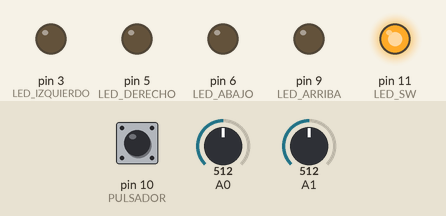
This sketch was run on a simulated Arduino Uno, built with avr-gcc and run on an emulated ATmega328P. Shown: output pins drawn as LEDs (lit = HIGH). Inputs (shaded band) come from the test bench; at power-on: A0 = 512, A1 = 512, pin 10 (PULSADOR) LOW.

Above: at 1.2 s.
1.3 s: A0 set to 530
At 1.6 s:
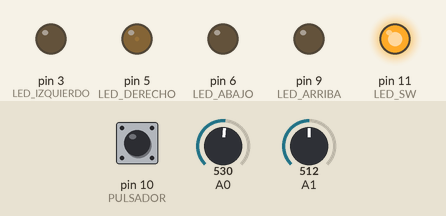
2.8 s: A1 set to 530
At 3.9 s:
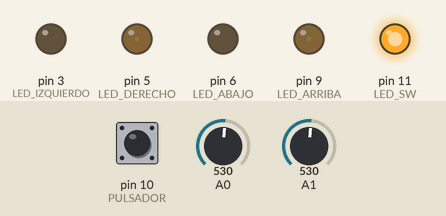
4.3 s: pin 10 (PULSADOR) pulled HIGH for 0.15 s
At 4.37 s:
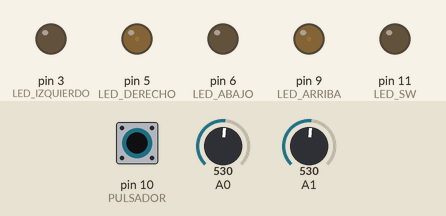
5.9 s: A0 set to 511
At 6.3 s:
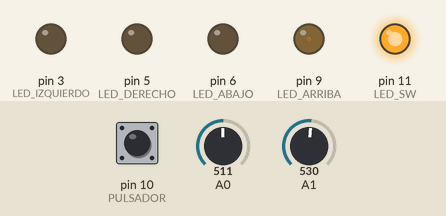
7.4 s: A1 set to 470
At 8.6 s:
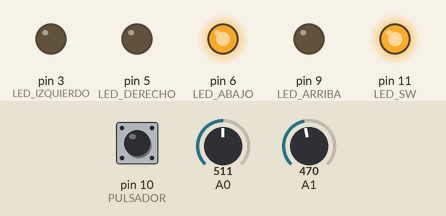
8.9 s: pin 10 (PULSADOR) pulled HIGH for 1 s
At 9.7 s:
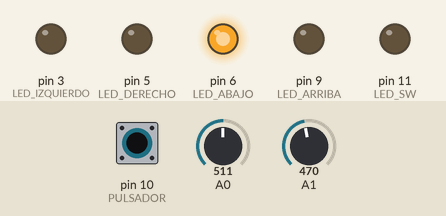
Timing chart, 0 to 11.9 s (numbered marks = the images above; inputs shaded):
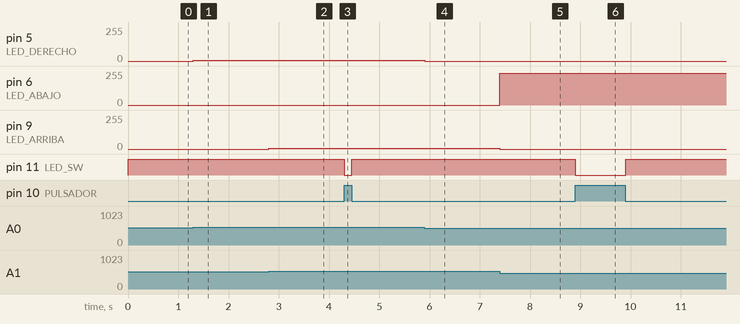

Measured:
- after the input at 1.3 s, pin 5 (LED_DERECHO): 0/255 → 6/255 at once
- after the input at 2.8 s, pin 9 (LED_ARRIBA): 0/255 → 5/255 at once
- after the input at 4.3 s, pin 11 (LED_SW): HIGH → LOW at once, → HIGH 0.15 s later
- after the input at 5.9 s, pin 5 (LED_DERECHO): 6/255 → 0/255 at once
- after the input at 7.4 s, pin 6 (LED_ABAJO): 0/255 → 240/255 at once; pin 9 (LED_ARRIBA): 5/255 → 0/255 at once
- after the input at 8.9 s, pin 11 (LED_SW): HIGH → LOW at once, → HIGH 1.0 s later

The sketch:

Joystick_y_leds.ino
```cpp
int X;    //Se declara la variable del eje x en un pin analogico
int Y;      //Se declara la vairable del eje y
int LED_IZQUIERDO = 3;  //Se declaran los LEDS
int LED_DERECHO =  5;
int LED_ABAJO = 6;
int LED_ARRIBA = 9;
int PULSADOR = 10;    //Se declara el pulsador del joystick
int LED_SW = 11;    //Se declara el led del pulsador
int SW;    //Se declara la variable del puslador
void setup() {
 pinMode(LED_IZQUIERDO, OUTPUT);    //Se declaran todos los leds como salidas
 pinMode(LED_DERECHO, OUTPUT);
 pinMode(LED_ABAJO, OUTPUT);
 pinMode(LED_ARRIBA, OUTPUT);
 pinMode(LED_SW, OUTPUT);
 pinMode(PULSADOR, INPUT);    //Se declara a el pulsador como entrada
}

void loop() {
  X = analogRead(A0);   //Se declara el pin analogico del eje x
  Y = analogRead(A1);    //Se declara el pin analogico del eje y
  SW = digitalRead(PULSADOR);   //Se declara el pulsador
  if ( X >=0 && X < 480){   //Se consulta si la posición esta en ese rango de datos
    analogWrite(LED_IZQUIERDO, map(X, 0, 480, 255, 0));   //Se convierten los datos del joystick al brillo del led
  }else{
    analogWrite(LED_IZQUIERDO,0);       //Si no comprende en estos rangos,se apaga
  }
  if ( X >520 && X < 1023){  //Se consulta si esta entre el rango 520 a 1023
    analogWrite(LED_DERECHO, map(X, 1023, 520, 255, 0));    //Se crean los parametros
  }else{
    analogWrite(LED_DERECHO,0);//Se apaga si no esta entre estos rangos
  }
  if ( Y >=0 && Y < 480){ //Se consulta si en el eje y esta de 0 a 480
    analogWrite(LED_ABAJO, map(X, 0, 480, 255, 0));   //Se crean los parametros de conversion
  }else{
    analogWrite(LED_ABAJO,0);   //Se apaga si no esta entre este rango
  }
  if ( Y >520 && Y < 1023){   //Se consulta si está entre estos rangos
    analogWrite(LED_ARRIBA, map(Y, 520, 1023, 0,255));    //Se crean los parametros de conversión
  }else{
    analogWrite(LED_ARRIBA,0);    //Se apaga si no esta entre esos rangos
  }
 digitalWrite(LED_SW, !SW); //Se escribe en el led lo contrario de lo que diga en la pulsación, por lo que, siempre esta encendida, si esta apagado, el led se enciende

}
```
